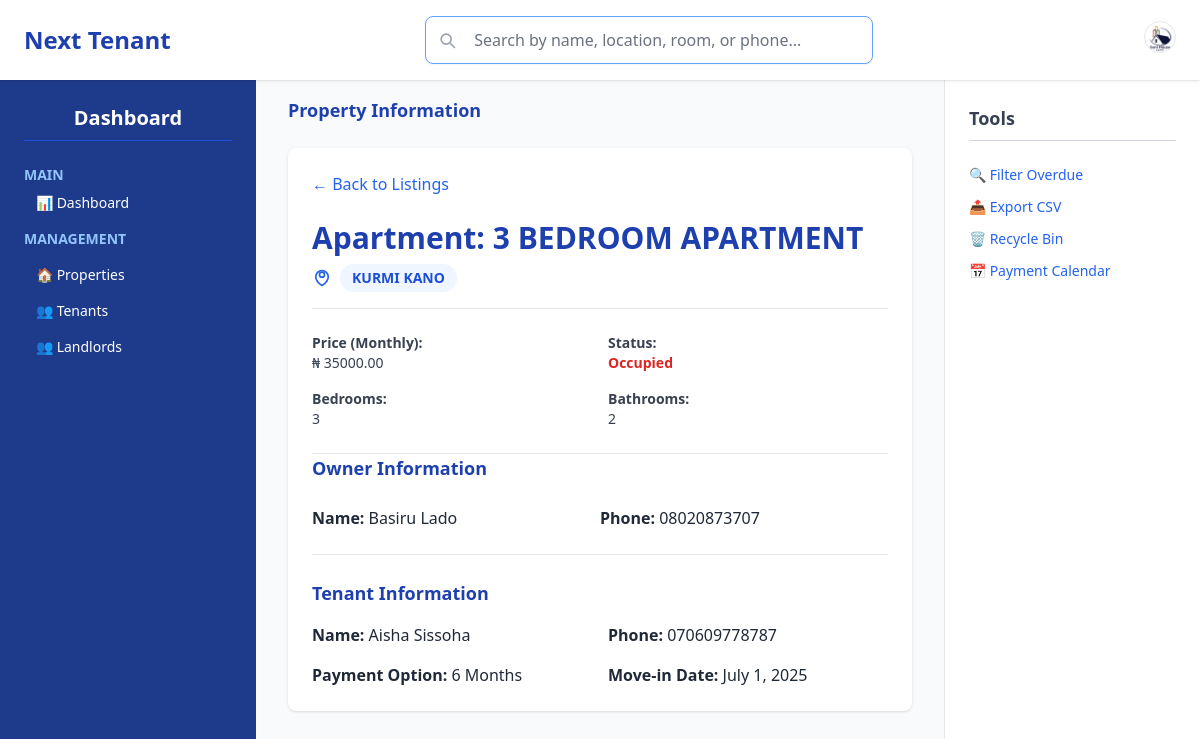
Screenshot of /property-info/1 with the database file from the repository.
### soniHouseAgent/models.py (models this page shows, shortened)
class House(models.Model):
    title = models.CharField(max_length=200)
    description = models.TextField()
    price = models.DecimalField(max_digits=12, decimal_places=2)  # Monthly price
    location = models.CharField(max_length=255)
    num_bedrooms = models.IntegerField()
    num_bathrooms = models.IntegerField()
    is_available = models.BooleanField(default=True)
    listed_date = models.DateTimeField(auto_now_add=True)
    image = models.ImageField(upload_to='house_images/', blank=True, null=True)
    owner = models.ForeignKey(Landlord, on_delete=models.CASCADE, related_name='houses')
    is_deleted = models.BooleanField(default=False)

class Landlord(models.Model):
    first_name = models.CharField(max_length=30)
    last_name = models.CharField(max_length=30)
    phone_number = models.CharField(max_length=11)
    email = models.EmailField()
    address = models.TextField()
    id_card = models.CharField(max_length=50)
    is_deleted = models.BooleanField(default=False) #this is to enanle bin restre

class Tenant(models.Model):
    PAYMENT_OPTIONS = [
        ('6_months', '6 Months'),
        ('1_year', '1 Year'),
    ]
    first_name = models.CharField(max_length=20)
    last_name = models.CharField(max_length=20)
    id_card = models.CharField(max_length=20)
    phone_number = models.CharField(max_length=11)
    house = models.OneToOneField(House, on_delete=models.CASCADE)
    move_in_date = models.DateField(auto_now_add=True)
    payment_option = models.CharField(max_length=10, choices=PAYMENT_OPTIONS)
    last_payment_date = models.DateField(auto_now_add=True)
    payment_amount = models.DecimalField(max_digits=10, decimal_places=2, blank=True, null=True)
    has_paid = models.BooleanField(default=True)
    is_deleted = models.BooleanField(default=False)# bin check for delete
    def delete(self, *args, **kwargs):
        self.is_deleted = True
        self.save()

### soniHouseAgent/views.py (the view)
# urls.py: path('property-info/<int:pk>', views.property_info, name="property-info"),
def property_info(request, pk):
    property = House.objects.get(id=pk, is_deleted=False)
    context ={'property': property}
    return render(request, 'soniHouseAgent/adminpage/property-info.html', context)

### soniHouseAgent/templates/soniHouseAgent/adminpage/property-info.html (shortened to what this page needs)
{% extends "soniHouseAgent/adminpage/base.html" %}
{% block content %}
<main class="col-span-1 md:col-span-8 px-4">
  <h3 class="text-lg font-bold text-blue-800">Property Information</h3>
  <div class="max-w-4xl mx-auto mt-6 bg-white shadow rounded-lg p-6 space-y-6">
    <a href="javascript:void(0)" onclick="history.back()" class="inline-block text-blue-600 hover:underline">
      ← Back to Listings
    </a>
    <div class="border-b pb-4">
      <h2 class="text-3xl font-bold text-blue-800"> Apartment: {{ property.title|upper }}</h2>
      <div class="flex items-center space-x-2 mt-2">
        <span class="inline-block bg-blue-50 text-blue-700 text-sm font-semibold px-3 py-1 rounded-full">
          {{ property.location|upper }}
        </span>
      </div>
    </div>
    <div class="grid grid-cols-1 sm:grid-cols-2 gap-4 text-sm text-gray-700">
      <div>
        <span class="font-semibold">Price (Monthly):</span><br>
        &#8358; {{ property.price|default:"150000"|floatformat:2 }}
      </div>
      <div>
        <span class="font-semibold">Status:</span><br>
        {% if property.is_available %}
          <span class="text-green-600 font-semibold">Available</span>
        {% else %}
          <span class="text-red-600 font-semibold">Occupied</span>
        {% endif %}
      </div>
      <div>
        <span class="font-semibold">Bedrooms:</span><br>
        {{ property.num_bedrooms|default:"3" }}
      </div>
      <div>
        <span class="font-semibold">Bathrooms:</span><br>
        {{ property.num_bathrooms|default:"2" }}
      </div>
    </div>
     <div>
        <div class="border-t pb-0 mt-6">
          <h3 class="text-lg font-bold text-blue-800">Owner Information</h3>
        </div>
        <div class="mt-6 grid grid-cols-2 ">
          <p><span class="font-semibold">Name:</span> {{ property.owner.first_name|title }} {{ property.owner.last_name|title }}</p>
          <p><span class="font-semibold">Phone:</span> {{ property.owner.phone_number|default:"0801 234 5678" }}</p>
        </div>
     </div>
     {% if not property.is_available and property.tenant %}
        <div class="border-t pt-6 mt-6">
          <h3 class="text-lg font-bold text-blue-800 ">Tenant Information</h3>
          <div class="mt-4 grid grid-cols-2 gap-4">
            <p><span class="font-semibold">Name:</span> {{ property.tenant.first_name|title }} {{ property.tenant.last_name|title }}</p>
            <p><span class="font-semibold">Phone:</span> {{ property.tenant.phone_number|default:"0700 000 0000" }}</p>
            <p><span class="font-semibold">Payment Option:</span> {{ property.tenant.get_payment_option_display }}</p>
            <p><span class="font-semibold">Move-in Date:</span> {{ property.tenant.move_in_date }}</p>
          </div>
        </div>
      {%else%}
          <h2 class="text-lg text-center border p-2 font-bold text-red-800">No Tenat in the House</h2>
      {% endif %}
  </div>
</main>
{% endblock %}

### rows the page displays
House: title "3 BEDROOM APARTMENT", location "KURMI KANO", price "35000.00", num_bedrooms "3", num_bathrooms "2", owner.first_name "Basiru", owner.last_name "Lado", owner.phone_number "08020873707", tenant.first_name "Aisha", tenant.last_name "Sissoha", tenant.phone_number "070609778787", tenant.payment_option "6 Months", tenant.move_in_date "July 1, 2025"
